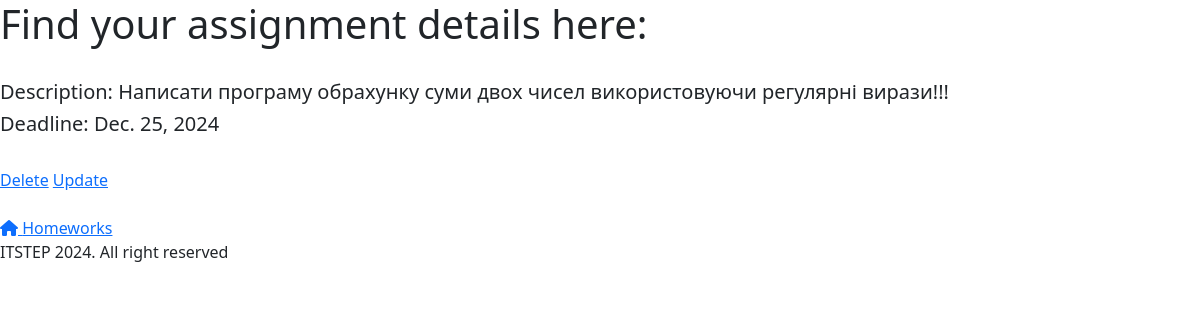
Screenshot of /teacher/homework/3/ with the database file from the repository.
### main/models.py (models this page shows, shortened)
class Task(models.Model):  # homework
    id = models.IntegerField("ID", primary_key=True)
    description = models.TextField("Description")
    deadline = models.DateField("Deadline")

### teacher/views.py (the view)
# urls.py: path('homework/<int:pk>/', views.HomeworkDetailView.as_view(), name="homework-detail"),
class HomeworkDetailView(DetailView):
    model = Task
    template_name = 'teacher/templates/teacher/homework_detail_view.html'
    context_object_name = 'task'
    logger.debug("HomeworkDetailView created")

### teacher/templates/teacher/homework_detail_view.html (shortened to what this page needs)
{% extends 'mydj/templates/mydj/layout.html' %}
{% block content %}
    <h1>Find your assignment details here:</h1><br>
    <div>
        <h5>Description: {{task.description}}</h5>
        <h5>Deadline: {{task.deadline}}</h5><br>
    </div>
    <a href="{% url 'homework-delete' task.id %}">Delete</a>
    <a href="{% url 'homework-update' task.id %}">Update</a><br><br>
    <a href="{% url 'homework_t' %}"><i class="fa-solid fa-house"></i> Homeworks</a>
{% endblock %}

### rows the page displays
Task: description "Написати програму обрахунку суми двох чисел використовуючи регулярні вирази!!!", deadline "Dec. 25, 2024"
